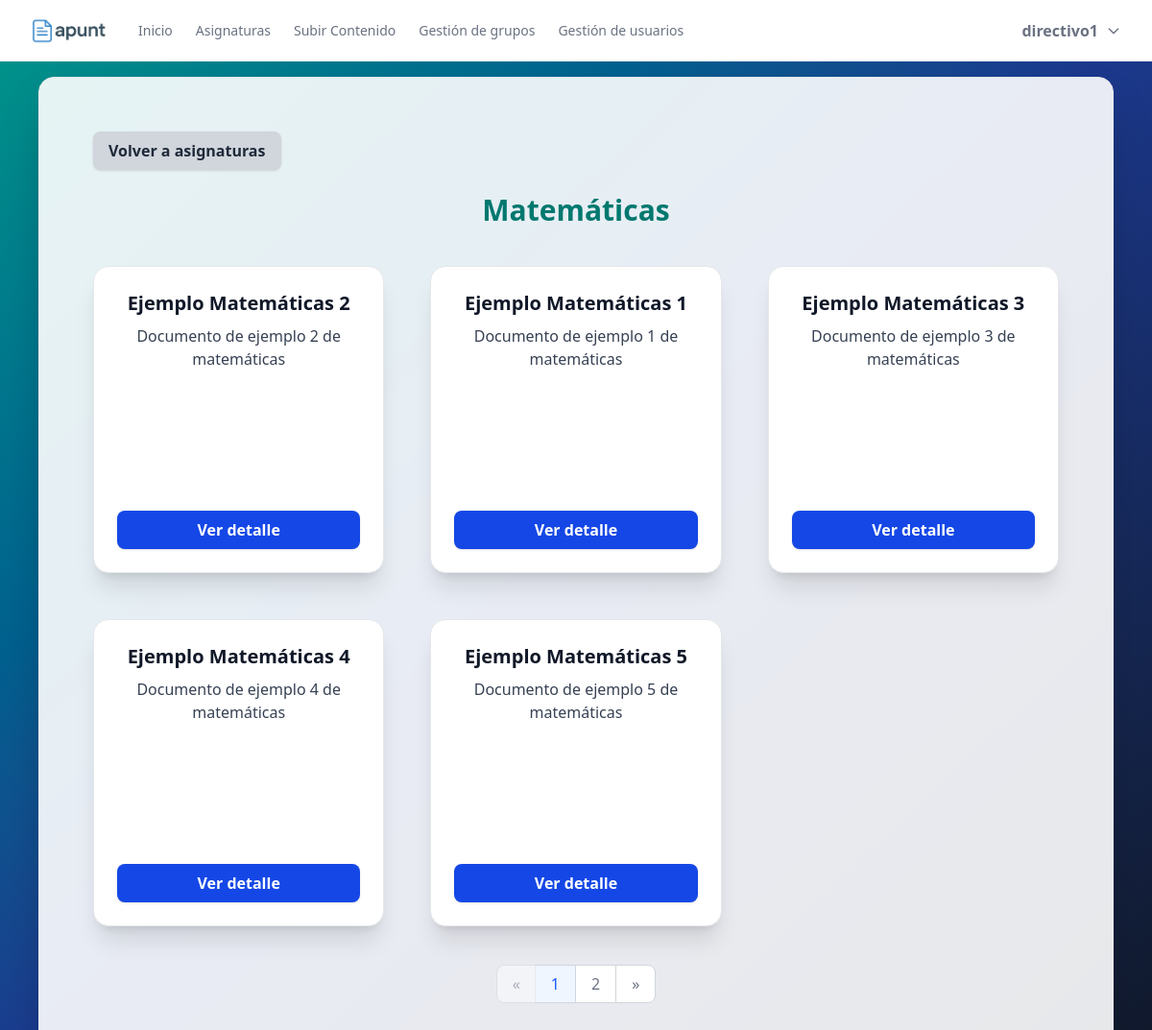
/src/contenidos.php?id=1 (signed in), run on the app's committed database.
### tables this page shows
CREATE TABLE IF NOT EXISTS `asignatura` (
  `idAsignatura` int NOT NULL AUTO_INCREMENT,
  `nombre` varchar(100) NOT NULL,
  `IDTutor` int DEFAULT NULL,
  `imagen` varchar(255) DEFAULT NULL,
  `descripcion` text,
  PRIMARY KEY (`idAsignatura`),
  KEY `IDTutor` (`IDTutor`)
);

CREATE TABLE IF NOT EXISTS `contenido` (
  `IDcontenido` int NOT NULL AUTO_INCREMENT,
  `IDAsignatura` int DEFAULT NULL,
  `NomDocumento` varchar(255) DEFAULT NULL,
  `RutaDocumento` text,
  `Descripción` text,
  PRIMARY KEY (`IDcontenido`),
  KEY `IDAsignatura` (`IDAsignatura`)
);

### src/contenidos.php (the view, shortened to what this page needs)
<?php
include '../parts/header.php';
$pdo = (new DB())->connect();
$idAsignatura = isset($_GET['id']) ? intval($_GET['id']) : 0;
$stmt = $pdo->prepare("SELECT nombre FROM asignatura WHERE idAsignatura = ?");
$stmt->execute([$idAsignatura]);
$asig = $stmt->fetch(PDO::FETCH_ASSOC);
$stmt = $pdo->prepare("SELECT IDcontenido, NomDocumento, Descripción as Descripcion FROM CONTENIDO WHERE IDAsignatura = ?");
$stmt->execute([$idAsignatura]);
$contenidos = $stmt->fetchAll(PDO::FETCH_ASSOC);
?>
<div class="min-h-screen bg-gradient-to-br from-teal-600 via-blue-900 to-gray-900 py-8 px-2 sm:px-10 pt-20">
  <div class="max-w-full mx-auto bg-white/90 dark:bg-gray-900/80 rounded-2xl shadow-2xl p-6 sm:p-14 border border-gray-200 dark:border-gray-800">
    <a href="asignaturas_cards.php" class="inline-block mb-6 bg-gray-300 hover:bg-gray-400 dark:bg-gray-700 dark:hover:bg-gray-600 text-gray-800 dark:text-white font-semibold rounded-lg px-4 py-2 shadow transition">Volver a asignaturas</a>
    <h2 class="text-3xl font-bold text-center text-teal-700 dark:text-teal-300 mb-10"><?= htmlspecialchars($asig['nombre']) ?></h2>
    <div class="grid grid-cols-1 sm:grid-cols-2 lg:grid-cols-3 xl:grid-cols-4 2xl:grid-cols-5 gap-12 my-10" id="lista-contenido">
      <?php if (empty($contenidos)): ?>
        <div class="col-span-full text-center text-gray-500 dark:text-gray-400">No hay contenidos para esta asignatura.</div>
      <?php else: ?>
        <?php foreach ($contenidos as $cont): ?>
          <div class="bg-white rounded-2xl shadow-xl border border-gray-200 dark:bg-gray-800 dark:border-gray-700 flex flex-col p-6 min-h-[320px] min-w-[220px] 2xl:min-w-[240px] 2xl:max-w-sm">
            <h3 class="text-xl font-bold text-gray-900 dark:text-white mb-2 text-center"><?= htmlspecialchars($cont['NomDocumento']) ?></h3>
            <p class="text-gray-700 dark:text-gray-300 mb-4 text-center"><?= !empty($cont['Descripcion']) ? htmlspecialchars($cont['Descripcion']) : 'Sin descripción' ?></p>
            <a href="detalle_contenido.php?id=<?= $cont['IDcontenido'] ?>" class="mt-auto inline-block bg-blue-700 hover:bg-blue-800 text-white font-semibold rounded-lg px-4 py-2 shadow transition text-center">Ver detalle</a>
          </div>
        <?php endforeach; ?>
      <?php endif; ?>
    </div>
    <div id="paginacion-contenido" class="flex justify-center mt-4"></div>
  </div>
</div>

### data on the page
asignatura: nombre "Matemáticas"
contenido: NomDocumento "Ejemplo Matemáticas 2", Descripción "Documento de ejemplo 2 de matemáticas"
contenido: NomDocumento "Ejemplo Matemáticas 1", Descripción "Documento de ejemplo 1 de matemáticas"
contenido: NomDocumento "Ejemplo Matemáticas 3", Descripción "Documento de ejemplo 3 de matemáticas"
contenido: NomDocumento "Ejemplo Matemáticas 4", Descripción "Documento de ejemplo 4 de matemáticas"
contenido: NomDocumento "Ejemplo Matemáticas 5", Descripción "Documento de ejemplo 5 de matemáticas"

### other printed values
$_SESSION['user']['username'] "directivo1"
